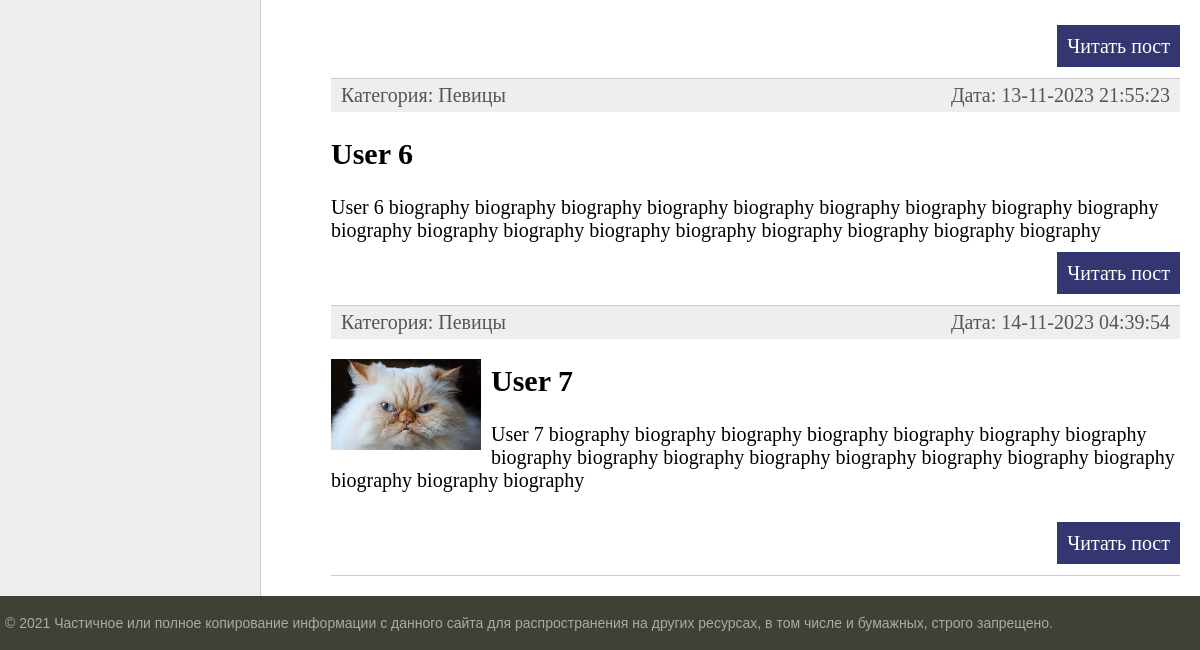
Before: / (lower part) with the older database file.
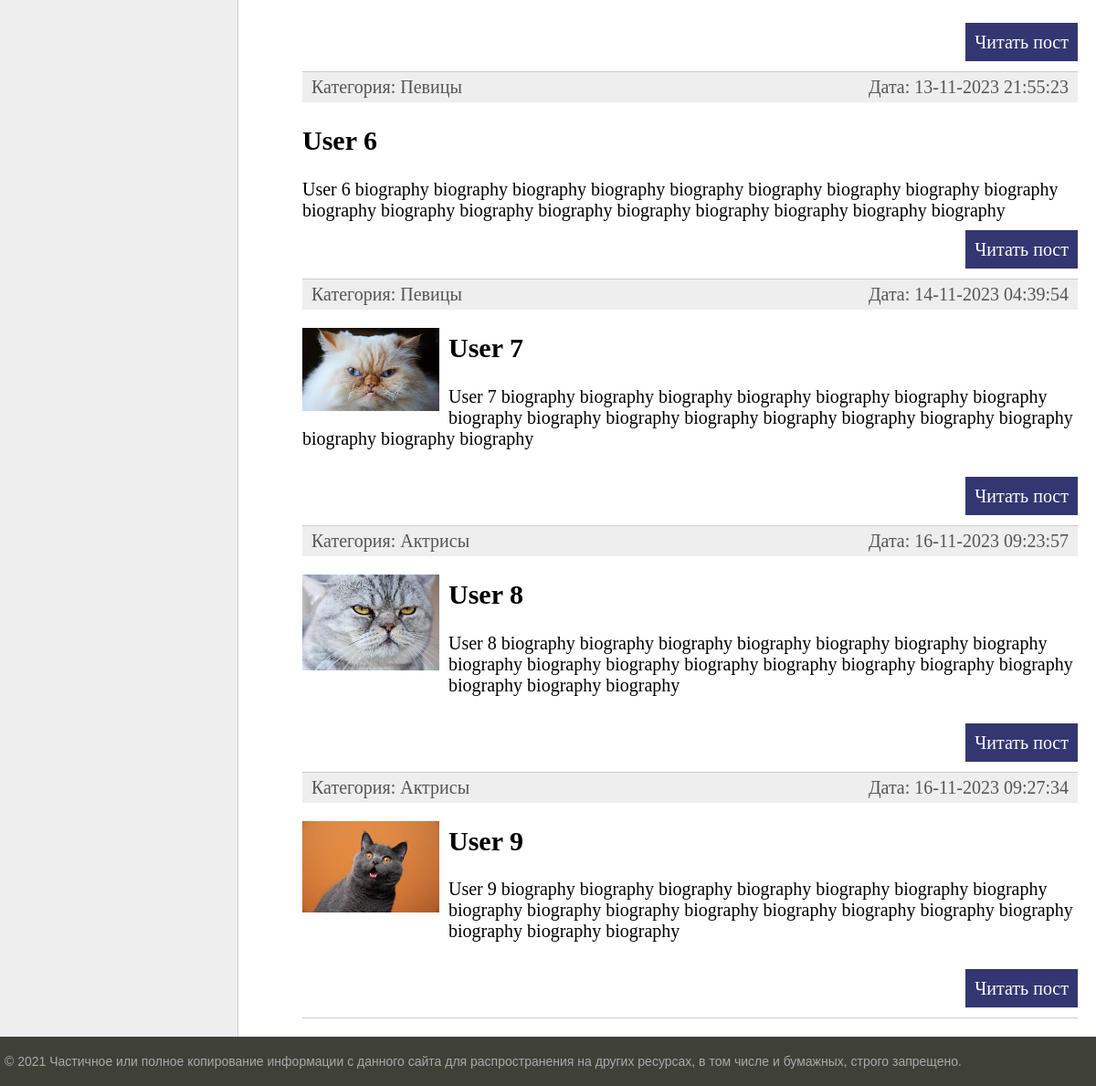
After: the same page with the newer database file.
### women/models.py (models this page shows, shortened)
class Women(models.Model):
    title = models.CharField(max_length=255, verbose_name='Заголовок')
    slug = models.SlugField(max_length=255, unique=True, db_index=True, verbose_name='URL')
    content = models.TextField(blank=True, verbose_name='Текст статьи')
    photo = models.ImageField(upload_to="photos/%Y/%m/%d", verbose_name='Фото')
    time_create = models.DateTimeField(auto_now_add=True, verbose_name='Время создания')
    time_update = models.DateTimeField(auto_now=True, verbose_name='Время изменения')
    is_published = models.BooleanField(default=True, verbose_name='Публикация')
    cat = models.ForeignKey('Category', on_delete=models.PROTECT, verbose_name='Категория')
    def get_absolute_url(self):
        return reverse('post', kwargs={'post_slug': self.slug})
    class Meta:
        verbose_name = 'Известные юзеры'
        verbose_name_plural = 'Известные юзеры'
        ordering = ['time_create', 'title']

class Category(models.Model):
    name = models.CharField(max_length=100, db_index=True, verbose_name='Название категории')
    slug = models.SlugField(max_length=255, unique=True, db_index=True, verbose_name='URL')
    def __str__(self):
        return self.name
    def get_absolute_url(self):
        return reverse('category', kwargs={'cat_slug': self.slug})
    class Meta:
        verbose_name = 'Категории'
        verbose_name_plural = 'Категории'
        ordering = ['id']

### women/views.py (the view)
# urls.py: path('', WomenHome.as_view(), name='home'),  # http://127.0.0.1:8000/
class WomenHome(ListView):
    model = Women  # selects all records from the table and displays them as a list
    template_name = 'women/index.html'
    context_object_name = 'posts'
    def get_context_data(self, *, object_list=None, **kwargs):
        context = super().get_context_data(**kwargs)
        context['menu'] = menu
        context['title'] = 'Главная страница'
        context['cat_selected'] = 0
        return context
    def get_queryset(self):
        return Women.objects.filter(is_published=True)  # to display published posts

### women/templatetags/women_tags.py (called while the page is built)
@register.simple_tag(name='getcats')
def get_categories(filter=None):
    if not filter:
        return Category.objects.all()
    else:
        return Category.objects.filter(pk=filter)

@register.inclusion_tag('women/list_categories.html')
def show_categories(sort=None, cat_selected=0):
    if not sort:
        cats = Category.objects.all()
    else:
        cats = Category.objects.order_by(sort)
    return {'cats': cats, 'cat_selected': cat_selected}

### women/templates/women/index.html (shortened to what this page needs)
{% extends 'women/base.html' %}
{% block content %}
<ul class="list-articles">
    {% for p in posts %}
    <li>
        <div class="article-panel">
            <p class="first">Категория: {{ p.cat }}</p>
            <p class="last">Дата: {{ p.time_update|date:"d-m-Y H:i:s" }}</p>
        </div>
        {% if p.photo %}
        <p><img class="img-article-left thumb" src="{{ p.photo.url }}"></p>
        {% endif %}
        <h2>{{p.title}}</h2>
        {% autoescape on %}
        {{p.content|linebreaks|truncatewords:50}}
        {% endautoescape %}
        <p class="link-read-post"><a href="{{ p.get_absolute_url }}">Читать пост</a></p>
    </li>
    {% endfor %}
</ul>
{% endblock %}

### women/templates/women/base.html (shortened to what this page needs)
{% load static %}
{% load women_tags %}
<!DOCTYPE html>
<html>
<head>
    <link type="text/css" href="{% static 'women/css/styles.css' %}" rel="stylesheet"/>
</head>
<body>
<table class="table-page" border=0 cellpadding="0" cellspacing="0">
    <tr>
        <td valign=top>
            <table class="table-content" border=0 cellpadding="0" cellspacing="0">
                <tr>
                    <td valign="top" class="left-chapters">
                        <ul id="leftchapters">
                        </ul>
                    </td>
                    <td valign="top" class="content">
                        <div class="content-text">
                            {% block content %}
                            {% endblock %}
                        </div>
                    </td>
                </tr>
            </table>
        </td>
    </tr>
    <tr>
        <td valign=top>
            <div id="footer">
                <p>&copy; 2021 Частичное или полное копирование информации с данного сайта для распространения на других
                    ресурсах, в том числе и бумажных, строго запрещено.</p>
            </div>
        </td>
    </tr>
</table>
</body>
</html>

### women/static/women/css/styles.css (style rules this page uses)
html, body { font-family: 'Arial'; margin: 0; padding: 0; height: 100%; width: 100%; color: #444; }
a { color: #0059b2; text-decoration: none; }
img { max-width: 600px; height: auto; }
img.img-article-left { max-width: 300px; height: auto; float: left; padding: 0 10px 10px 0; }
img.img-article-left.thumb { max-width: 150px; height: auto; }
p.link-read-post { text-align: right; }
p.link-read-post a { padding: 10px; min-width: 100px; background: #333671; color: #fff; text-decoration: none; }
div.article-panel { background: #eee; padding: 5px 10px 5px 10px; box-sizing: border-box; overflow: hidden; color: #555; }
div.article-panel p.first { margin: 0; float: left; }
div.article-panel p.last { margin: 0; float: right; }
ul.list-articles { list-style: none; margin: 0; padding: 0; }
ul.list-articles li { border-bottom: 1px solid #ccc; }
.table-page { width: 100%; height: 100%; vertical-align: top; }
.table-page tr { height: 100%; }
.table-content { width: 100%; min-height: 100%; height: 100%; }
.left-chapters { margin: 0; background: #eee; border-right: 1px solid #ccc; min-height: 100%; }
.left-chapters ul { width: 230px; min-height: 100%; margin: 0; padding: 20px 10px 10px 20px; list-style: none; font-size: 20px; }
.content { padding: 40px 20px 20px 40px; width: 100%; box-sizing: border-box; }
.content-text { margin: 60px 0 0 30px; color: #000; font-size: 20px; font-family: Yandex Sans Display Light; }
#footer { box-sizing: border-box; background: #3F4137; padding: 5px; color: #aaa; font-size: 14px; font-family: Verdana, Geneva, Arial, Helvetica; text-align: left; overflow: hidden; }

Changed rows visible on the page:
added Women: cat "Актрисы", time_update "16-11-2023 09:23:57", photo (picture), title "User 8", content "User 8 biography biography biography biography biography biography biography biography biography biography biography biography biography biography biography biography biography biography"
added Women: cat "Актрисы", time_update "16-11-2023 09:27:34", photo (picture), title "User 9", content "User 9 biography biography biography biography biography biography biography biography biography biography biography biography biography biography biography biography biography biography"
